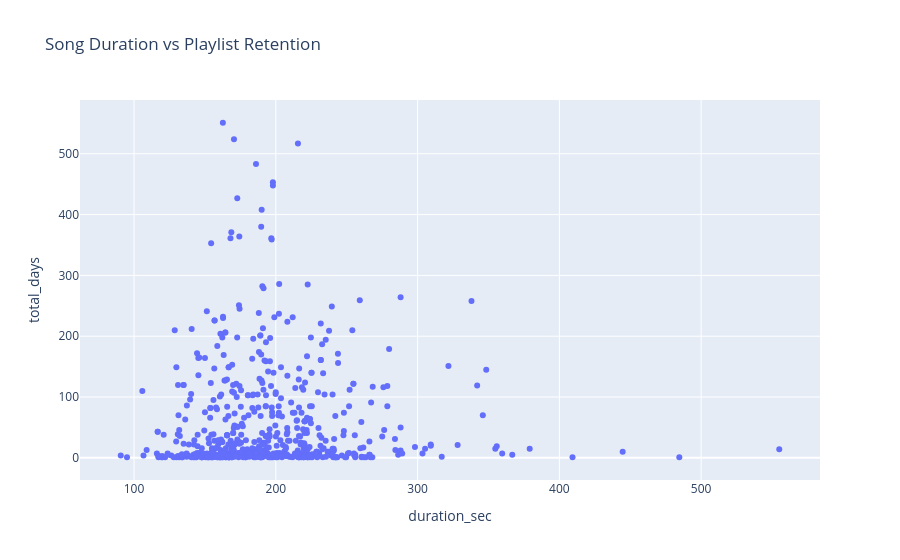

Write notebook code for a chart like this one.
### Code cell
px.scatter(
    lifecycle_attr,
    x='duration_sec',
    y='total_days',
    title='Song Duration vs Playlist Retention'
)

### Figure 1 — Plotly figure (JSON) as saved in the notebook; plotly's stock layout.template omitted (floating-point values rounded to 4 significant figures; data arrays with more than 128 entries replaced by an {"elided": "..."} marker saying what was removed)
{"data": [{"hovertemplate": "duration_sec=%{x}<br>total_days=%{y}<extra></extra>", "legendgroup": "", "marker": {"color": "#636efa", "symbol": "circle"}, "mode": "markers", "name": "", "orientation": "v", "showlegend": false, "type": "scatter", "x": {"elided": "609 float values"}, "xaxis": "x", "y": {"elided": "609 int values"}, "yaxis": "y"}], "layout": {"legend": {"tracegroupgap": 0}, "title": {"text": "Song Duration vs Playlist Retention"}, "xaxis": {"anchor": "y", "domain": [0, 1], "title": {"text": "duration_sec"}}, "yaxis": {"anchor": "x", "domain": [0, 1], "title": {"text": "total_days"}}}}
